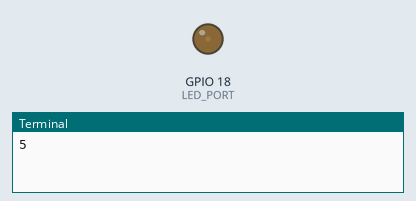
The program below on a simulated Raspberry Pi (BCM pin numbers). Shown: output pins drawn as LEDs (lit = HIGH), the last lines printed to the terminal. At 10.0 s the program stops and its outputs stay as they are.

Above: at 0.1 s.
At 4.1 s:
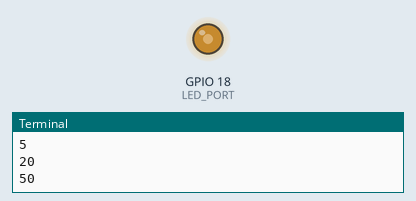
At 6.1 s:
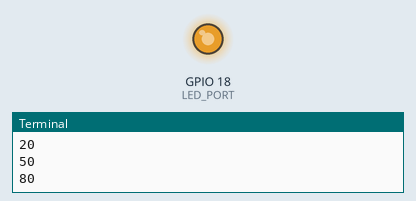
At 8.1 s:
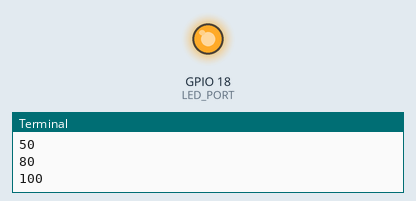
Timing chart, 0 to 11.5 s (numbered marks = the images above):
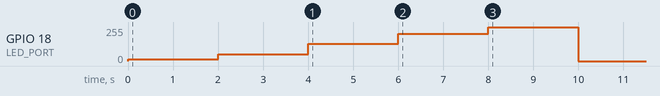

Measured:
- by itself, GPIO 18 (LED_PORT): rises from 0/255 to 255/255 in 8.0 s, then falls to 0/255 in 2.0 s

The program:

02_led_wiringpi_software_pwm.py
```python
#
# 02_led_wiringpi_softpwm.py
#

import wiringpi

LED_PORT = 18
PWM_RANGE = 100

# Software PWM
wiringpi.wiringPiSetupGpio()
wiringpi.pinMode(LED_PORT, wiringpi.GPIO.PWM_OUTPUT)
wiringpi.softPwmCreate(LED_PORT, 0, PWM_RANGE)

# LEDを2秒間点灯する
for duty in (5, 20, 50, 80, 100):
    print(duty)
    wiringpi.softPwmWrite(LED_PORT, duty)
    wiringpi.delay(2000)


wiringpi.softPwmStop(LED_PORT)

print('done')
```
